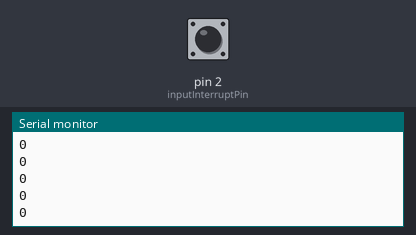
A sketch run on a simulated Arduino Mega 2560, built with avr-gcc and run on an emulated ATmega2560. On the bench: the last lines printed to the serial monitor. The test bench sets the inputs (shaded band); at power-on: pin 2 (inputInterruptPin) LOW.

Above: at 1.2 s.
1.3 s: pin 2 (inputInterruptPin) pulled HIGH for 0.15 s
At 1.63 s:
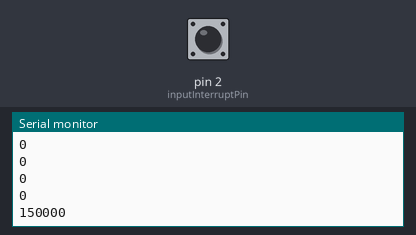
2.9 s: pin 2 (inputInterruptPin) pulled HIGH for 1 s
At 4.04 s:
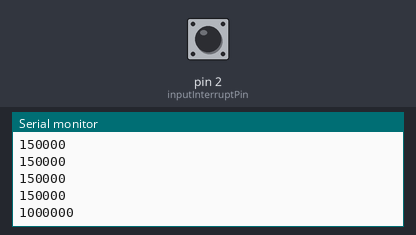
5.4 s: pin 2 (inputInterruptPin) pulled HIGH for 3.2 s
At 8.85 s:
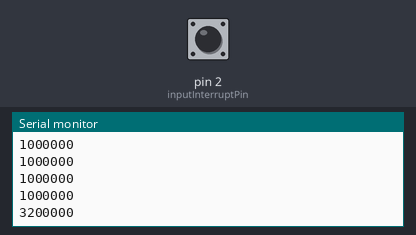
Timing chart, 0 to 10.3 s (numbered marks = the images above; inputs shaded):
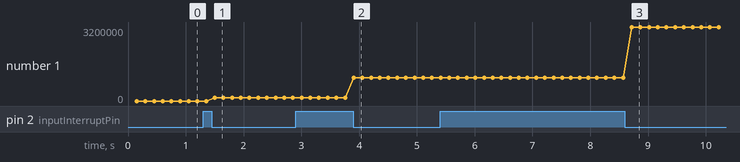

Measured:
- after the input at 1.3 s, the serial monitor: prints a new line after 0.20 s (image 1)
- after the input at 2.9 s, the serial monitor: prints a new line after 1.0 s (image 2)
- after the input at 5.4 s, the serial monitor: prints a new line after 3.3 s (image 3)
- plotted number 1: 0 → 150000 after the input at 1.3 s, 150000 → 1000000 after the input at 2.9 s, 1000000 → 3200000 after the input at 5.4 s

The sketch:

vanes_ISR_Cheapscience.ino
```cpp
/*
  Reading PWM from Interrupts
  Code taken from cheapscience.com/2010/01/reading-servo-pwm-with-an-arduino.html
*/

const int inputInterruptPin = 2;
const int inputCapturePin = 48; // Oder 49
volatile long pwm_val = 0;
volatile long tmp_count = 0;

#define inter0 (PINE & 0b00010000)

void analyze() {
  if (inter0)
    tmp_count = micros(); // Positive edge
  else
    pwm_val = micros() - tmp_count; // Negative edge; get Pulse width
}

void setup() {
  pinMode(inputCapturePin, INPUT);
  pinMode(inputInterruptPin, INPUT);
  Serial.begin(9600);
  Serial.println("Ready for counting");
  attachInterrupt(0, analyze, CHANGE);
}

void loop() {
  delay(150);
  Serial.println(pwm_val, DEC);
}
```
